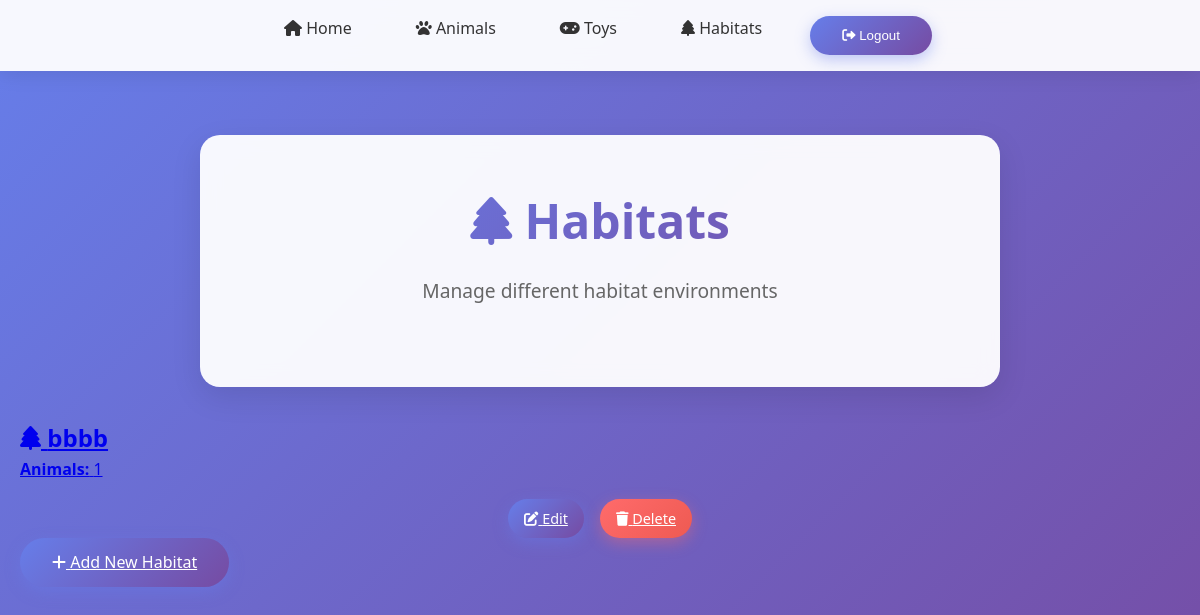
/habitats/ (signed in), run on an earlier commit of the app's database.
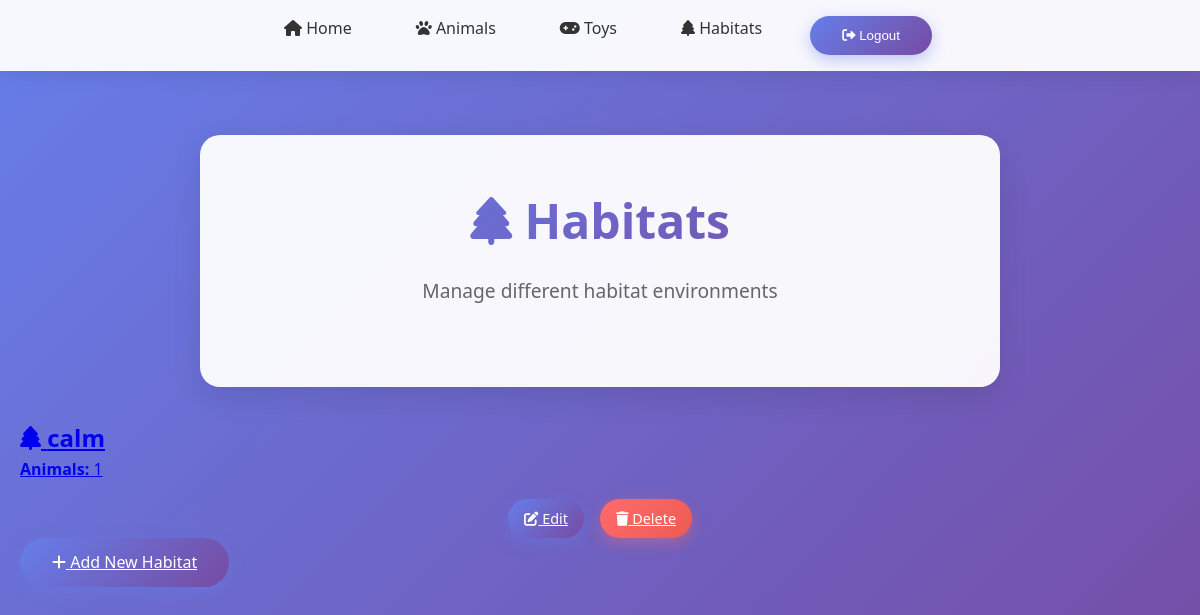
And on a later commit of the database.
### my_app/models.py (models this page shows, shortened)
class Habitat(models.Model):
    name = models.CharField(max_length=100)
    animals = models.ManyToManyField(Animal)

### my_app/views.py (the view)
# urls.py: path('habitats/', views.habitat_index, name='habitat_index'),
@login_required
def habitat_index(request):
    habitats = Habitat.objects.all()
    return render(request, "my_app/habitat_index.html", {"habitats": habitats})

### my_app/templates/my_app/habitat_index.html (shortened to what this page needs)
{% extends 'my_app/base.html' %}
{% block content %}
<div class="welcome-section">
  <h1><i class="fas fa-tree"></i> Habitats</h1>
  <p>Manage different habitat environments</p>
</div>
<section class="card-container">
  {% if habitats %}
    {% for habitat in habitats %}
      <div class="card">
        <a href="{% url 'habitat_detail' habitat.pk %}">
          <div class="card-content">
            <h2 class="card-title"><i class="fas fa-tree"></i> {{ habitat.name }}</h2>
            <p><strong>Animals:</strong> {{ habitat.animals.count }}</p>
          </div>
        </a>
        <div class="btn-group" style="margin-top: 1rem; justify-content: center;">
          <a href="{% url 'habitat_update' habitat.pk %}" class="btn" style="padding: 0.5rem 1rem; font-size: 0.9rem;">
            <i class="fas fa-edit"></i> Edit
          </a>
          <a href="{% url 'habitat_delete' habitat.pk %}" class="btn btn-danger" style="padding: 0.5rem 1rem; font-size: 0.9rem;">
            <i class="fas fa-trash"></i> Delete
          </a>
        </div>
      </div>
    {% endfor %}
  {% else %}
    <div class="card" style="text-align: center; grid-column: 1 / -1;">
      <h2><i class="fas fa-tree"></i> No Habitats Yet</h2>
      <p>Start by creating different habitat environments!</p>
    </div>
  {% endif %}
</section>
<div class="create-animal-btn">
  <a href="{% url 'habitat_create' %}" class="btn">
    <i class="fas fa-plus"></i> Add New Habitat
  </a>
</div>
{% endblock %}

What changed in the data, as far as the page shows it:
removed Habitat: name "bbbb", animals.count "1"
added Habitat: name "calm", animals.count "1"
